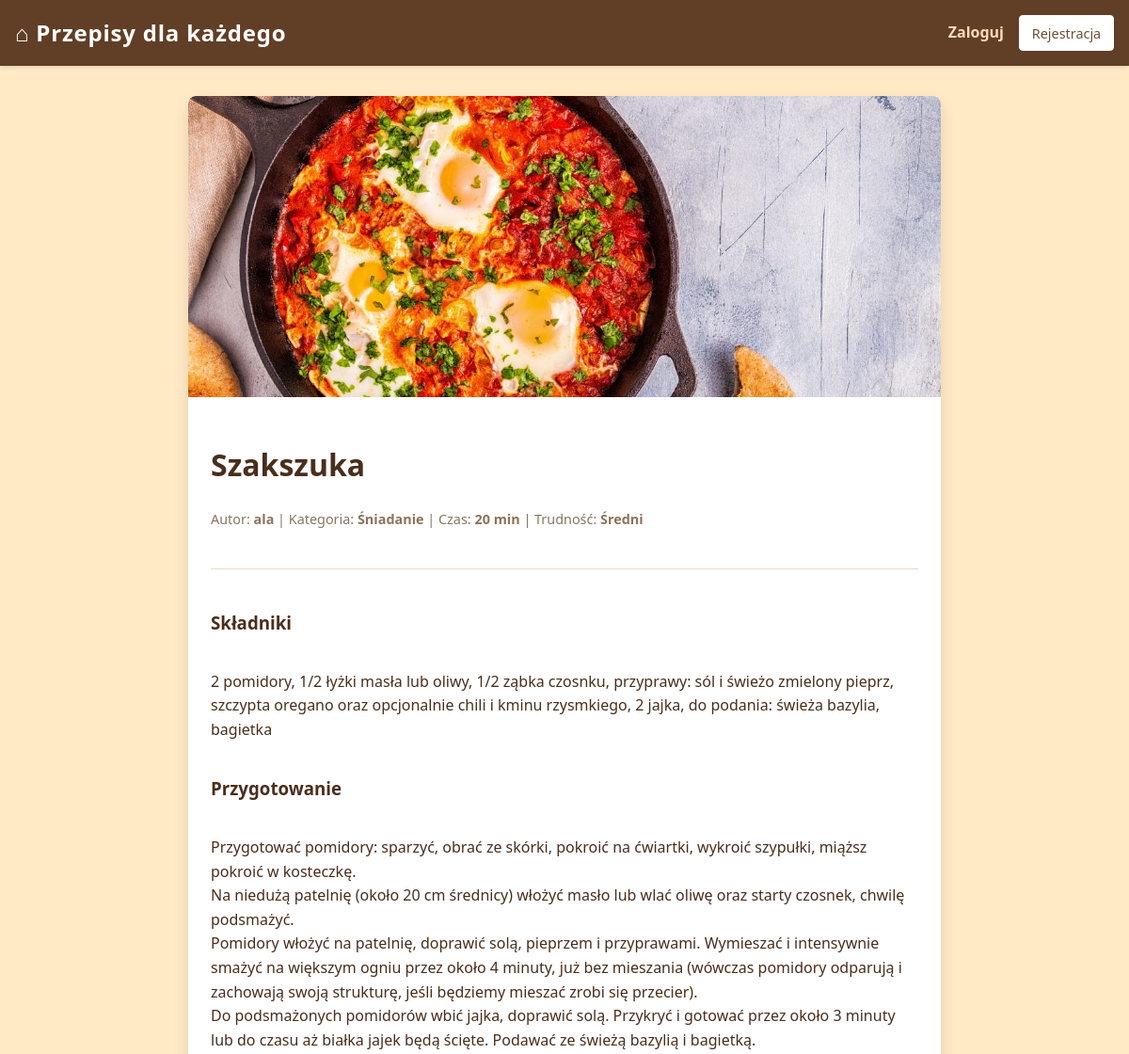
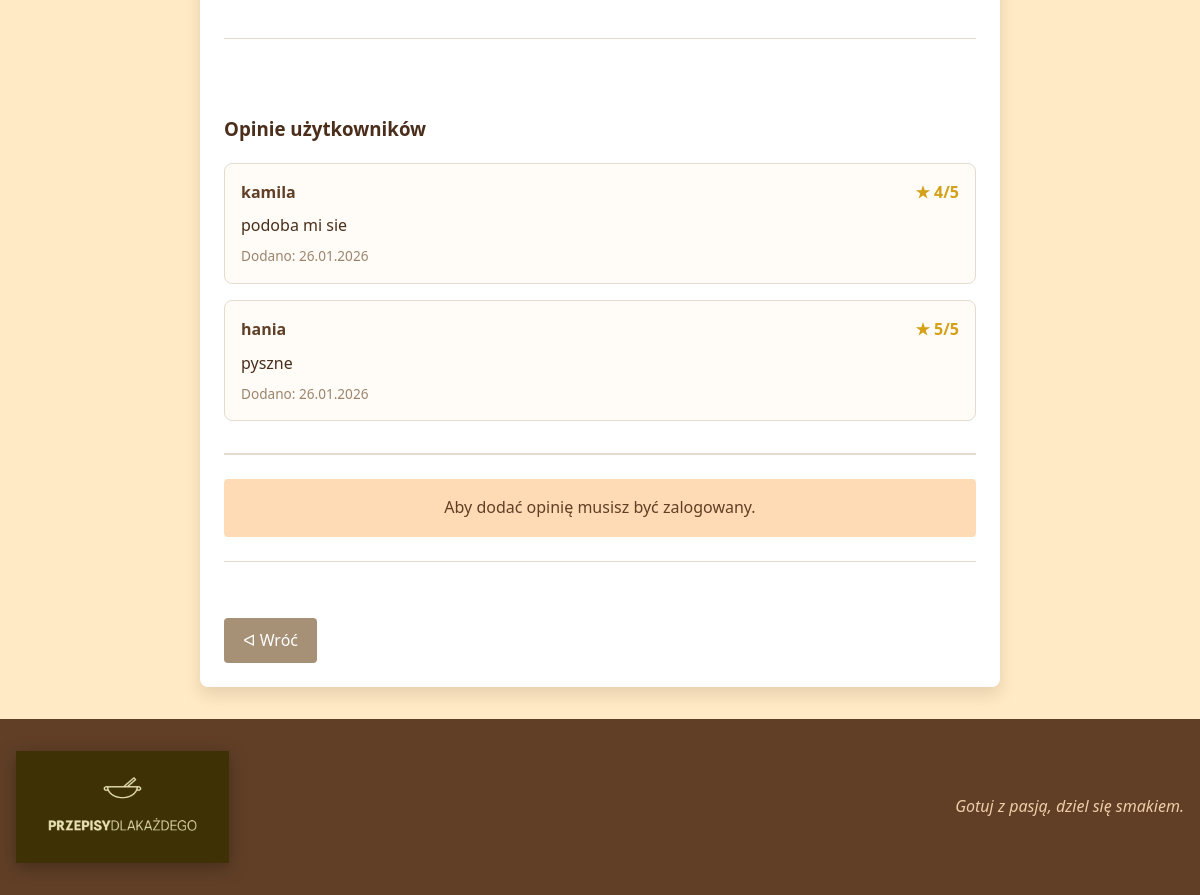
Page /recipe/10/ on the committed database (2 pictures, top to bottom).
### recipes/models.py (models this page shows, shortened)
class Recipe(models.Model):
    author = models.ForeignKey(User, on_delete=models.CASCADE, verbose_name="Autor")
    category = models.ForeignKey(Category, on_delete=models.CASCADE, verbose_name="Kategoria")
    title = models.CharField(max_length=200, verbose_name="Tytuł przepisu")
    description = models.TextField(verbose_name="Opis przygotowania")
    ingredients = models.TextField(verbose_name="Składniki", help_text="Wpisz składniki po przecinku")
    preparation_time = models.PositiveIntegerField(verbose_name="Czas (min)")
    DIFFICULTY_CHOICES = [('Łatwy', 'Łatwy'), ('Średni', 'Średni'), ('Trudny', 'Trudny')]
    difficulty = models.CharField(max_length=10, choices=DIFFICULTY_CHOICES, default='Łatwy', verbose_name="Trudność")
    is_vegetarian = models.BooleanField(default=False, verbose_name="Czy wegetariańskie?")
    image = models.ImageField(upload_to='recipes_img/', blank=True, null=True, verbose_name="Zdjęcie")
    created_at = models.DateTimeField(auto_now_add=True)

class Category(models.Model):
    name = models.CharField(max_length=100, verbose_name="Nazwa kategorii")

class Review(models.Model):
    recipe = models.ForeignKey(Recipe, related_name='reviews', on_delete=models.CASCADE)  #### zeby wyciagnac wszystkie opinie spod przepisu
    author = models.ForeignKey(User, on_delete=models.CASCADE)
    content = models.TextField(verbose_name="Treść komentarza")
    rating = models.IntegerField(choices=[(i, f"{i} gwiazdek") for i in range(1, 6)], verbose_name="Ocena")
    created_at = models.DateTimeField(auto_now_add=True)

### recipes/views.py (the view)
# urls.py: path('recipe/<int:pk>/', views.recipe_detail, name='recipe_detail'),
def recipe_detail(request, pk):
    recipe = get_object_or_404(Recipe, pk=pk)  ## ma lepsza obsluge bledow niz objects.get
    reviews = recipe.reviews.all().order_by('-created_at')
    if request.method == 'POST':
        if not request.user.is_authenticated:
            return redirect('login')
        if request.user == recipe.author:
            return redirect('recipe_detail', pk=pk)
        form = ReviewForm(request.POST)
        if form.is_valid():   # walidacja po str serwera
            new_review = form.save(commit=False)
            new_review.author = request.user
            new_review.recipe = recipe
            new_review.save()
            return redirect('recipe_detail', pk=pk)
    else:
        form = ReviewForm()
    return render(request, 'recipe_detail.html', {
        'recipe': recipe,
        'reviews': reviews,
        'review_form': form
    })

### templates/recipe_detail.html (shortened to what this page needs)
{% extends 'base.html' %}
{% block content %}
<div class="card detail-card">
    {% if recipe.image %}
        <img src="{{ recipe.image.url }}" class="card-img detail-img" alt="{{ recipe.title }}">
    {% endif %}
    <div class="card-content">
        <h1>{{ recipe.title }}</h1>
        <div class="meta">
            Autor: <strong>{{ recipe.author.username }}</strong> |
            Kategoria: <strong>{{ recipe.category.name }}</strong> |
            Czas: <strong>{{ recipe.preparation_time }} min</strong> |
            Trudność: <strong>{{ recipe.get_difficulty_display }}</strong>
        </div>
        <hr class="detail-divider">
        <h3>Składniki</h3>
        <p class="text-formatted" id="ingredients-text">{{ recipe.ingredients }}</p>
        <h3>Przygotowanie</h3>
        <p class="text-formatted">{{ recipe.description }}</p>
        <hr class="detail-divider">
        <div class="reviews-container">
            <h3>Opinie użytkowników</h3>
            {% for review in reviews %}
                <div class="review-card">
                    <div class="review-header">
                        <span class="review-author">{{ review.author.username }}</span>
                        <span class="review-rating">★ {{ review.rating }}/5</span>
                    </div>
                    <p class="review-content">{{ review.content }}</p>
                    <small class="review-date">Dodano: {{ review.created_at|date:"d.m.Y" }}</small>
                </div>
            {% empty %}
                <p>Ten przepis nie ma jeszcze opinii.</p>
            {% endfor %}
            <div class="add-review-box">
                {% if user.is_authenticated %}
                    {% if user == recipe.author %}
                        <div class="login-prompt author-warning">
                            To Twój przepis - nie możesz go oceniać.
                        </div>
                    {% else %}
                        <h4>Dodaj swoją ocenę</h4>
                        <form method="post">
                            {% csrf_token %}
                            {{ review_form.as_p }}
                            <button type="submit" class="btn">Opublikuj opinię</button>
                        </form>
                    {% endif %}
                {% else %}
                    <div class="login-prompt">
                        Aby dodać opinię musisz być zalogowany.
                    </div>
                {% endif %}
            </div>
        </div>
        <hr class="detail-divider">
        <div class="detail-actions">
            <a href="{% url 'recipe_list' %}" class="btn btn-secondary">ᐊ Wróć</a>
        </div>
    </div>
</div>
{% endblock %}

### static/style.css (style rules this page uses)
*, *::before, *::after { box-sizing: border-box; }
:root { --primary: #603F26; --accent: #6C4E31; --bg: #FFEAC5; --secondary-bg: #FFDBB5; --text: #4a2e1b; --white: #ffffff; --spacing: 1rem; }
body { margin: 0; font-family: 'Segoe UI', Tahoma, Geneva, Verdana, sans-serif; background-color: var(--bg); color: var(--text); line-height: 1.6; display: flex; flex-direction: column; min-height: 100vh; }
.card { background: var(--white); border: 0.0625rem solid #e0cdb0; border-radius: 0.5rem; overflow: hidden; transition: transform 0.2s; box-shadow: 0 0.125rem 0.3rem rgba(96, 63, 38, 0.1); display: flex; flex-direction: column; }
.card-img { width: 100%; height: 12.5rem; object-fit: cover; background-color: var(--secondary-bg); display: flex; align-items: center; justify-content: center; color: var(--primary); }
.card-content { padding: 1.5rem; flex-grow: 1; display: flex; flex-direction: column; }
.meta { font-size: 0.9rem; margin-bottom: 1rem; color: #8c735a; }
.btn { display: inline-block; padding: 0.6rem 1.2rem; background-color: var(--accent); color: var(--white); text-decoration: none; border-radius: 0.25rem; border: none; cursor: pointer; font-size: 1rem; text-align: center; transition: background 0.3s; }
.btn-secondary { background-color: #a69076; }
.detail-card { max-width: 50rem; margin: 0 auto; border: none; box-shadow: 0 0.5rem 1rem rgba(96, 63, 38, 0.15); }
.detail-img { width: 100%; height: 20rem; object-fit: cover; border-radius: 0.5rem 0.5rem 0 0; }
.detail-divider { border: 0; border-top: 0.0625rem solid #e6dace; margin: 1.5rem 0; }
.detail-actions { margin-top: 2rem; display: flex; gap: 1rem; flex-wrap: wrap; }
.reviews-container { margin-top: 2rem; }
.review-card { background-color: #fffcf8; border: 0.0625rem solid #e6dace; border-radius: 0.5rem; padding: 1rem; margin-bottom: 1rem; }
.review-header { display: flex; justify-content: space-between; align-items: center; margin-bottom: 0.5rem; }
.review-author { font-weight: bold; color: var(--primary); }
.review-rating { color: #d4a017; font-weight: bold; }
.review-content { margin: 0; color: var(--text); line-height: 1.5; }
.review-date { display: block; margin-top: 0.5rem; font-size: 0.85rem; color: #9c846b; }
.add-review-box { margin-top: 2rem; background-color: var(--white); border-top: 0.125rem solid #e6dace; padding-top: 1.5rem; }
.login-prompt { background-color: var(--secondary-bg); padding: 1rem; border-radius: 0.25rem; text-align: center; color: var(--primary); }
.text-formatted { white-space: pre-line; }

### rows in the picture
Recipe: image (picture), title "Szakszuka", author.username "ala", category.name "Śniadanie", preparation_time "20", difficulty "Średni", ingredients "2 pomidory, 1/2 łyżki masła lub oliwy, 1/2 ząbka czosnku, przyprawy: sól i świeżo zmielony pieprz, szczypta oregano oraz opcjonalnie chili i kminu rzysmkiego, 2 jajka, do podania: świeża bazylia, bagietka", description "Przygotować pomidory: sparzyć, obrać ze skórki, pokroić na ćwiartki, wykroić szypułki, miąższ pokroić w kosteczkę. Na niedużą patelnię (około 20 cm średnicy) włożyć masło lub wlać oliwę oraz starty czosnek, chwilę podsmażyć. Pomidory włożyć na patelnię, doprawić solą, pieprzem i przyprawami. Wymieszać i intensywnie smażyć na większym ogniu przez około 4 minuty, już bez mieszania (wówczas pomidory odparują i zachowają swoją strukturę, jeśli będziemy mieszać zrobi się przecier). Do podsmażonych pomidorów wbić jajka, doprawić solą. Przykryć i gotować przez około 3 minuty lub do czasu aż białka jajek będą ścięte. Podawać ze świeżą bazylią i bagietką."
Review: author.username "kamila", rating "4", content "podoba mi sie", created_at "26.01.2026"
Review: author.username "hania", rating "5", content "pyszne", created_at "26.01.2026"
